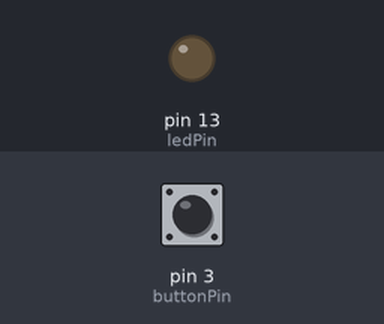
Recording of a sketch running on a simulated Arduino Uno, built with avr-gcc and run on an emulated ATmega328P. Parts: output pins drawn as LEDs (lit = HIGH). Inputs (shaded band) come from the test bench; at power-on: pin 3 (buttonPin) LOW.

Above: at 1.2 s.
1.3 s: pin 3 (buttonPin) pulled HIGH for 0.15 s
At 1.37 s:
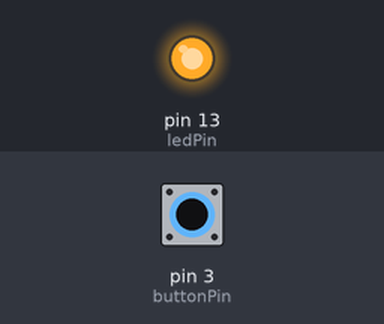
2.9 s: pin 3 (buttonPin) pulled HIGH for 3.2 s
At 6.5 s:
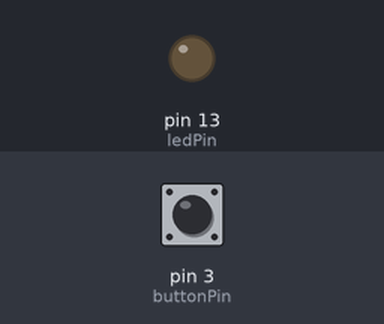
Timing chart, 0 to 8.0 s (numbered marks = the images above; inputs shaded):
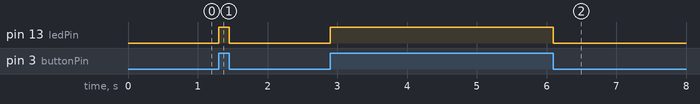

Measured:
- after the input at 1.3 s, pin 13 (ledPin): LOW → HIGH at once, → LOW 0.15 s later
- after the input at 2.9 s, pin 13 (ledPin): LOW → HIGH at once, → LOW 3.2 s later

The sketch:

Lab_SI_3_2.ino
```cpp
int buttonPin = 3;
int ledPin = 13;

volatile int buttonState = 0;

void setup() {
  pinMode(ledPin, OUTPUT);
  pinMode(buttonPin, INPUT);

  attachInterrupt(digitalPinToInterrupt(buttonPin), pin_ISR, CHANGE);
}

void pin_ISR() {
  buttonState = !buttonState;
}

void loop() {
  digitalWrite(ledPin, buttonState);
}
```
